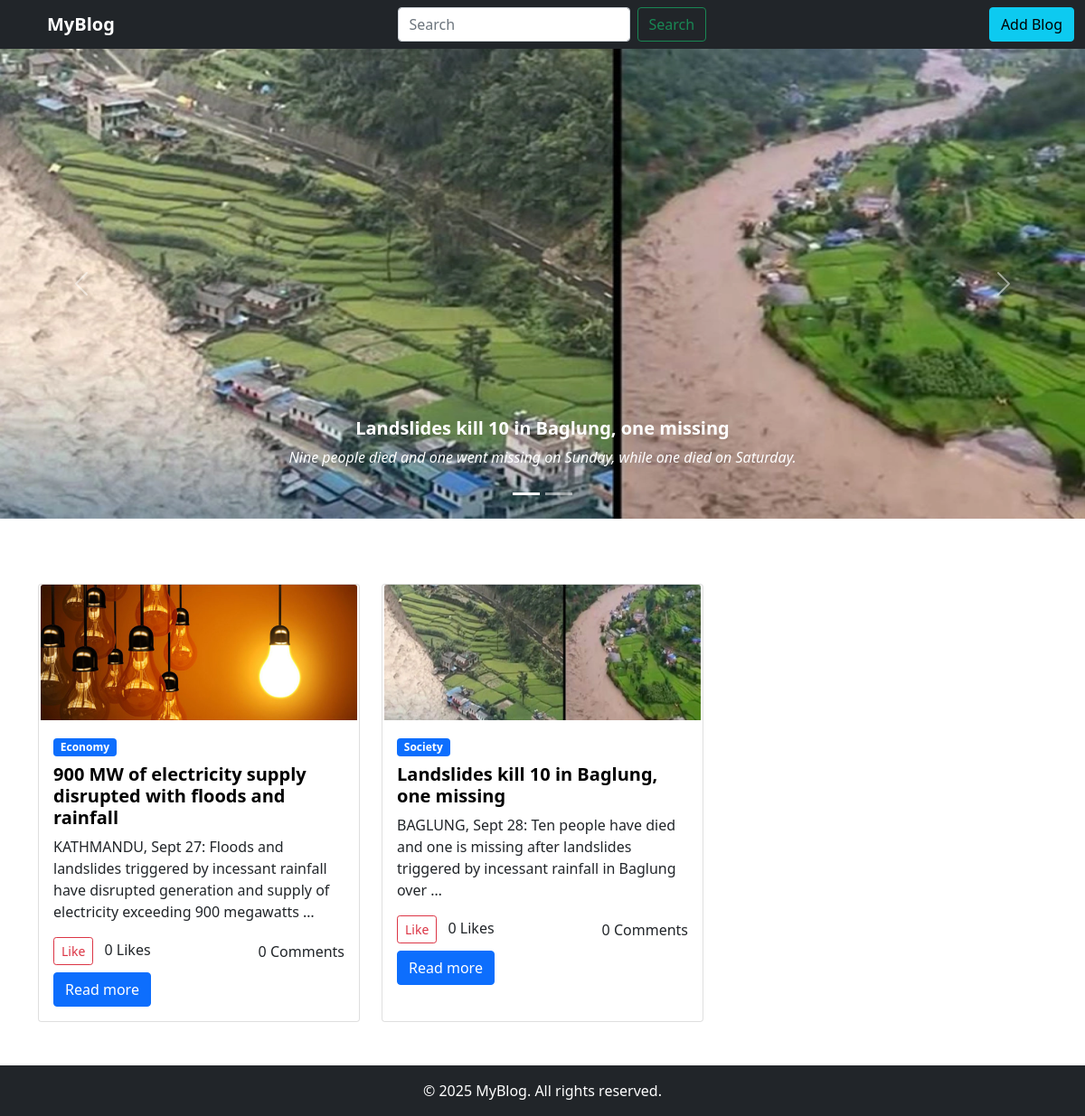
The page / on the database its author committed.
### blog/models.py (models this page shows, shortened)
class Blog(models.Model):
    title = models.CharField(max_length=1500)
    description = models.TextField(max_length=9000)
    image = models.ImageField(upload_to="blog_images/")
    content = models.CharField(max_length=30000000)
    created_date = models.DateTimeField(auto_now_add=True)
    updated_date = models.DateTimeField(auto_now=True)
    likes = models.PositiveIntegerField(default=0)
    CATEGORY_CHOICES = [
        ("politics", "Politics"),
        ("economy", "Economy"),
        ("society", "Society"),
        ("world", "World"),
        ("op-ed", "OP-ED"),
        ("sports", "Sports"),
        ("diaspora", "Diaspora"),
        ("market", "Market"),
    ]
    category = models.CharField(
        max_length=20,
        choices=CATEGORY_CHOICES
    )

### blog/views.py (the view)
# urls.py: path('', views.blog_list, name='list'),
def blog_list(request):
    posts = Blog.objects.all()      # ORM, one type of encapsulation
    carousel = Blog.objects.all().order_by('-id')
    return render(request, 'list.html', {'posts': posts, 'carousel': carousel})

### blog/templates/list.html (shortened to what this page needs)
{% extends "base.html" %}
{% block content %}
<div id="carouselExampleDark" class="carousel slide" data-bs-ride="carousel">
    <div class="carousel-indicators">
      {% for item in carousel %}
        <button
        type="button"
        data-bs-target="#carouselExampleDark"
        data-bs-slide-to="{{forloop.counter0}}"
        class="{%if forloop.first%}active{%endif%}"
        aria-current="true"
        aria-label="Slide {{forloop.counter}}"></button>
      {% endfor %}
    </div>
    <div class="carousel-inner">
      {% for item in carousel %}
      <div class="carousel-item {% if forloop.first %}active{% endif %}" data-bs-interval="10000">
        {% if item.image %}
          <img src="{{item.image.url}}" class="d-block w-100" alt="{{ item.title }}" style="max-height: 520px;">
        {% endif %}
        <div class="carousel-caption d-none d-md-block">
          <h5 style="text-decoration: none; color: white;">
            <a href = "{% url 'detail' item.pk%}" style="text-decoration: none; color: white; font-weight: bold;">{{item.title}}</a>
          </h5>
          <p style="color: white; font-style: italic">{{item.content}}</p>
        </div>
      </div>
      {% endfor %}
    </div>
    <button class="carousel-control-prev" type="button" data-bs-target="#carouselExampleDark" data-bs-slide="prev">
      <span class="carousel-control-prev-icon" aria-hidden="true"></span>
    </button>
    <button class="carousel-control-next" type="button" data-bs-target="#carouselExampleDark" data-bs-slide="next">
      <span class="carousel-control-next-icon" aria-hidden="true"></span>
    </button>
</div>
<br />
<br />
<div class="container my-4">
    <div class="row">
      {% for item in posts %}
        <div class="col-md-4 mb-4">
          <div class="card h-100">
            {% if item.image %}
            <img src="{{ item.image.url }}" class="card-img-top" style="width:350px; margin:auto; height:150px; object-fit: cover;" alt="{{ item.title }}">
            {% endif %}
            <div class="card-body">
              <span class="badge bg-primary mb-2">
                {{ item.get_category_display}}
              </span><br/>
              <h5 class="card-title">
                <a href = "{% url 'detail' item.pk%}" style="text-decoration: none; color: black; font-weight: bold;">
                {{item.title}}
                </a>
              </h5>
              <p class="card-text">{{ item.description|truncatewords:20 }}</p>
             <div class="d-flex align-items-center justify-content-between">
                <div>
                  <form method="POST" action="{% url 'like' item.pk %}" class="d-inline">
                    <button type="submit" class="btn btn-outline-danger btn-sm me-2 like-btn">
                       Like
                    </button>
                  </form>
                  <span class="like-count">{{item.likes}}</span> Likes
                </div>
                <div>
                  <span class="comment-count">{{item.comments.count}}</span> Comments
                </div>
              </div>
              <a href="{% url 'detail' item.pk %}" class="btn btn-primary mt-2">Read more</a>
            </div>
          </div>
        </div>
      {% endfor %}
    </div>
  </div>
{% endblock content %}

### blog/templates/base.html (shortened to what this page needs)
{% load static %}
<!doctype html>
<html lang="en">
  <head>
    <link rel="stylesheet" href="{% static 'css/style.css' %}" />
    <link
      href="https://cdn.jsdelivr.net/npm/bootstrap@5.0.2/dist/css/bootstrap.min.css"
      rel="stylesheet"
    />
  </head>
  <body>
    <nav class="navbar navbar-light bg-dark">
      <div class="container-fluid">
        <a
          class="navbar-brand mb-0 h1"
          href="{% url 'list' %}"
          style="color: white; padding-left: 40px"
          ><strong>MyBlog</strong></a>
        <form class="d-flex" action="{% url 'search' %}">
          <input
            class="form-control me-2"
            type="search"
            placeholder="Search"
            name="q"
            aria-label="Search"
          />
          <button class="btn btn-outline-success" type="submit">Search</button>
        </form>
        <a href="{% url 'blog_create' %}" class="btn btn-info ms-3">Add Blog</a>
      </div>
    </nav>
    <main class="site-content">{% block content %} {% endblock content %}</main>
    <footer class="bg-dark text-white text-center py-3">
      <p class="mb-0">&copy; 2025 MyBlog. All rights reserved.</p>
    </footer>
  </body>
</html>

### blog/static/css/style.css (style rules this page uses)
html, body { min-height: 100%; }
body { min-height: 100vh; display: flex; flex-direction: column; background-color: antiquewhite; }
.site-content { flex: 1; }

### rows shown on the page
Blog: image (picture), title "Landslides kill 10 in Baglung, one missing", content "Nine people died and one went missing on Sunday, while one died on Saturday.", category "Society", description "BAGLUNG, Sept 28: Ten people have died and one is missing after landslides triggered by incessant rainfall in Baglung over …", likes "0", comments.count "0"
Blog: image (picture), category "Economy", title "900 MW of electricity supply disrupted with floods and rainfall", description "KATHMANDU, Sept 27: Floods and landslides triggered by incessant rainfall have disrupted generation and supply of electricity exceeding 900 megawatts …", likes "0", comments.count "0"
